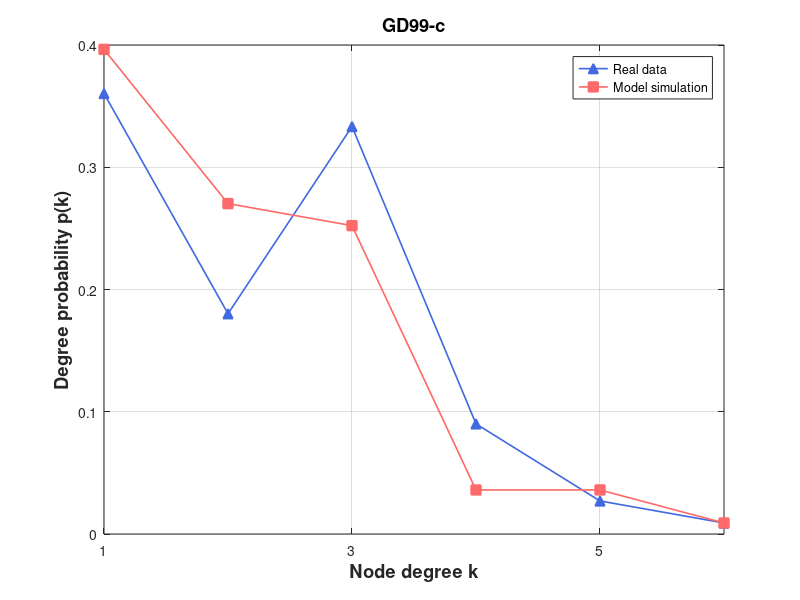

This chart was generated by the following MATLAB code:
% Create some data
% 定义度数直方图

degree_hist1 = [0, 40, 20, 37, 10, 3, 1];
degree_hist2 = [0, 44, 30, 28, 4, 4, 1];

% 将度数直方图转换为浮点型数组

degree_hist1 = double(degree_hist1);
degree_hist2 = double(degree_hist2);

degree1 = degree_hist1(2:end);
degree2 = degree_hist2(2:end);
% 计算度数概率
degree_prob1 = degree1 / sum(degree1);
degree_prob2 = degree2 / sum(degree2);

figure

set(gca, 'FontSize', 12);

  
plot(1:length(degree_prob1), degree_prob1, '^-','Color',[65/256,105/256,225/256],'LineWidth',1.2,'Markersize',7,'MarkerFaceColor',[65/256,105/256,225/256])

hold on
%plot(eb, predictionData,'ro-','LineWidth',1.2,'Markersize',7,'MarkerFaceColor','r')
%plot(eb, predictionData, 's-','Color',[171/256,130/256,255/256],'LineWidth',1.2,'Markersize',7,'MarkerFaceColor',[171/256,130/256,255/256]) 
%plot(eb, epsilon7, 's-','Color',[0/256,206/256,209/256],'LineWidth',1.2,'Markersize',7,'MarkerFaceColor',[0/256,206/256,209/256])

%plot(eb, size700, 's-','Color',[171/256,130/256,255/256],'LineWidth',1.2,'Markersize',7,'MarkerFaceColor',[171/256,130/256,255/256]) %Purple
plot(1:length(degree_prob2), degree_prob2, 's-','Color',[255/256,106/256,106/256],'LineWidth',1.2,'Markersize',7,'MarkerFaceColor',[255/256,106/256,106/256])



% Turn on the grid
grid on

% Add title and axis labels
%title('Performance of Baseband QPSK')
xlabel('Node degree k','FontSize',13.2,'FontWeight','bold')
ylabel('Degree probability p(k)','FontSize',13.2,'FontWeight','bold')
legend('Real data', 'Model simulation')
% title('Wikibooks (Initial)', 'FontSize', 13.2, 'FontWeight', 'bold')
title('GD99-c', 'FontSize', 13.2, 'FontWeight', 'bold')
% axis([0.03 1.02 0 0.35])
%set(gca,'xtick',[xmin:step:xmax])
% set(gca,'xtick',[1:1000:11000])
set(gca,'xtick', 1:2:max(length(degree_prob1),length(degree_prob2)))
% set(gca,'xticklabels',{'0','0.16','0.32','0.48','0.64','0.80'});
%set(gca,'ytick',[0:0.05:0.35])
xlim([1 max(length(degree_prob1),length(degree_prob2))])
%set(gca,'xscale','log')
